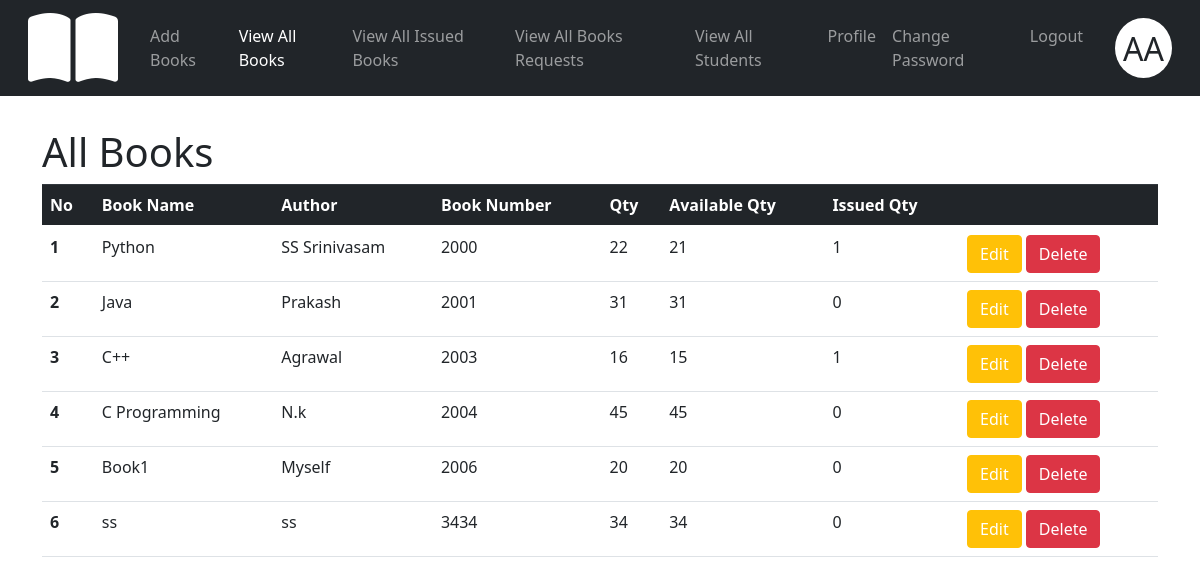
Screenshot of /listbooks/ (signed in) with the database file from the repository.
### BookManagementApp/models.py (models this page shows, shortened)
class User(AbstractUser):
    email = models.EmailField(('email address'), unique=True)
    USERNAME_FIELD = 'email'
    REQUIRED_FIELDS = []

class Book(models.Model):
    name = models.CharField(max_length=299)
    author = models.CharField(max_length=299)
    publication = models.CharField(max_length=299)
    bookNo = models.IntegerField(unique=True)
    qty= models.IntegerField()
    available_qty = models.IntegerField(default=None,null=False)
    issued_qty = models.IntegerField(default=0)

### BookManagementApp/views.py (the view, shortened to what this page needs)
# urls.py: path('listbooks/',Listallbooks,name="listbooks"),
@login_required
def Listallbooks(request):
    if request.user.is_superuser:
        books = Book.objects.all()
        if request.method == "GET":
            return render(request,"list_of_books.html",{"book":books})
    else:
        return redirect('login')

### templates/list_of_books.html (shortened to what this page needs)
{% extends 'adminnavbar.html' %}
{% load static %}
{% block body %}
    <div class="container">
      <h1 style="padding-top: 2rem">All Books</h1>
      <table class="table">
          <thead class="thead-dark">
            <tr>
              <th scope="col">No</th>
              <th scope="col">Book Name</th>
              <th scope="col">Author</th>
              <th scope="col">Book Number</th>
              <th scope="col">Qty</th>
              <th scope="col">Available Qty</th>
              <th scope="col">Issued Qty</th>
              <th scope="col"></th>
            </tr>
          </thead>
          <tbody>
              {% for i in book %}
                <tr>
                    <th scope="row">{{forloop.counter}}</th>
                    <td>
                      <span data-book-id="{{i.id}}"class="book-button" data-toggle="modal" data-target="#exampleModal" id="span_name_{{i.id}}">
                        {{i.name}}
                      </span>
                    </td>
                    <td>
                        <span data-book-id="{{i.id}}"class="book-button" data-toggle="modal" data-target="#exampleModal" id="span_author_{{i.id}}">{{i.author}}</span>
                    </td>
                    <td>
                        <span data-book-id="{{i.id}}"class="book-button" data-toggle="modal" data-target="#exampleModal" id="span_bookno_{{i.id}}">{{i.bookNo}}</span>
                    </td>
                    <td>
                        <span data-book-id="{{i.id}}"class="book-button" data-toggle="modal" data-target="#exampleModal" id="span_qty_{{i.id}}">{{i.qty}}</span>
                    </td>
                    <td>
                        <span data-book-id="{{i.id}}"class="book-button" data-toggle="modal" data-target="#exampleModal" id="span_avaiable_qty_{{i.id}}">{{i.available_qty}}</span>
                    </td>
                    <td>
                        <span data-book-id="{{i.id}}"class="book-button" data-toggle="modal" data-target="#exampleModal" id="span_issued_qty_{{i.id}}">{{i.issued_qty}}</span>
                    </td>
                    <td>
                        <button class="btn btn-warning text-white" id='update_pen{{i.id}}' onclick='datachange({{i.id}})' >Edit
                        </button>
                        <a href="{% url 'deletebook' i.id %}" id="{{i.id}}" role="button" class="deletebook btn btn-danger" >Delete</a>
                    </td>
                </tr>
              {%endfor%}
          </tbody>
        </table>
    </div>
{% endblock %}

### templates/adminnavbar.html (shortened to what this page needs)
{% load static %}
<!doctype html>
<html lang="en">
  <head>
      <link rel="stylesheet" href="https://cdnjs.cloudflare.com/ajax/libs/font-awesome/6.4.0/css/all.min.css" />
      <link rel="stylesheet" href="https://cdn.jsdelivr.net/npm/bootstrap@4.0.0/dist/css/bootstrap.min.css">
      <link href="https://cdn.jsdelivr.net/npm/bootstrap@5.0.2/dist/css/bootstrap.min.css" rel="stylesheet">
  </head>
  <body>
      <nav class="navbar navbar-expand-md bg-dark navbar-dark">
        <div class="container-fluid">
          <i class="fa-solid fa-book-open fa-5x px-8" style="color:white"></i>
          <div class="collapse navbar-collapse" id="collapsibleNavbar">
            <div class="navbar-nav px-4">
              <a class="nav-link" aria-current="page" href="/addbook/">Add Books</a>
              <a class="nav-link" aria-current="page" href="/listbooks/">View All Books</a>
              <a class="nav-link" href="/viewissuedbooks/">View All Issued Books</a>
              <a class="nav-link" href="/viewallrequests/">View All Books Requests</a>
              <a class="nav-link" href="/students">View All Students</a>
              <a class="nav-link" href="/profile/">Profile</a>
              <a class="nav-link" href="/changepassword/">Change Password</a>
              <a type="button" class="nav-link" data-bs-toggle="modal" data-bs-target="#exampleModal1">Logout</a>
            </div>
          </div>
          <div class="test rounded-circle">
            <div class="m-2 pt-1 h2">
              {{request.user.first_name.0|capfirst}}{{request.user.last_name.0|capfirst}}
            </div>
          </div>
        </div>
      </nav>
      {% block body %}
      {% endblock %}
  </body>
</html>

### templates/adminnavbar.html (style rules this page uses)
.test { width: 60px; height: 60px; background-color: white; }

### rows the page displays
User: user.first_name.0 "A", user.last_name.0 "A"
Book: name "Python", author "SS Srinivasam", bookNo "2000", qty "22", available_qty "21", issued_qty "1"
Book: name "Java", author "Prakash", bookNo "2001", qty "31", available_qty "31", issued_qty "0"
Book: name "C++", author "Agrawal", bookNo "2003", qty "16", available_qty "15", issued_qty "1"
Book: name "C Programming", author "N.k", bookNo "2004", qty "45", available_qty "45", issued_qty "0"
Book: name "Book1", author "Myself", bookNo "2006", qty "20", available_qty "20", issued_qty "0"
Book: name "ss", author "ss", bookNo "3434", qty "34", available_qty "34", issued_qty "0"
